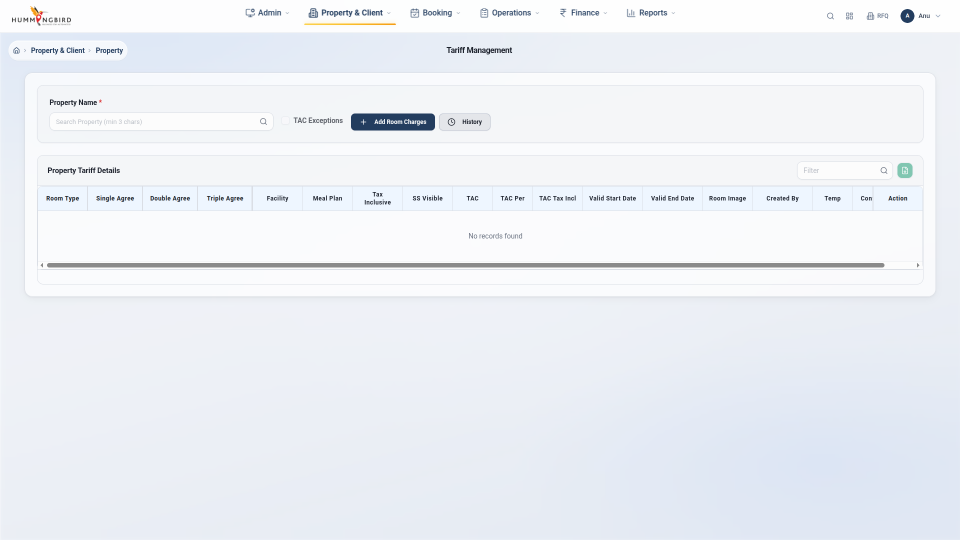
#> input picture assets/bugs/bug_01_checkbox_not_visible_20260929_162950.png, 1920 x 1080 px (shown at 1/2 size); its folder holds only this picture in this run
$ python annotate_bugs.py
#> lines starting #> are read from the running program, lines starting #| are printed output that depends on the picture
### utils/bug_annotator.py
"""
Screenshot Annotation Utility
Annotates bug screenshots with visual markers to highlight issues
"""

from PIL import Image, ImageDraw, ImageFont
import os
from pathlib import Path

class BugAnnotator:
    """Annotate screenshots to highlight bugs"""

    def __init__(self):
        self.colors = {
            'red': '#FF0000',
            'orange': '#FF6600',
            'yellow': '#FFFF00',
            'green': '#00FF00',
            'blue': '#0000FF',
            'white': '#FFFFFF',
            'black': '#000000'
        }

        # Try to load a font, fallback to default
        try:
            self.font_large = ImageFont.truetype("/usr/share/fonts/truetype/dejavu/DejaVuSans-Bold.ttf", 40)
            self.font_medium = ImageFont.truetype("/usr/share/fonts/truetype/dejavu/DejaVuSans-Bold.ttf", 30)
            self.font_small = ImageFont.truetype("/usr/share/fonts/truetype/dejavu/DejaVuSans.ttf", 20)
        except:
            self.font_large = ImageFont.load_default()
            self.font_medium = ImageFont.load_default()
            self.font_small = ImageFont.load_default()

    def draw_rectangle(self, image, coords, color='red', thickness=5):
        """Draw a rectangle to highlight an area"""
        draw = ImageDraw.Draw(image)
        x, y, width, height = coords
        draw.rectangle(
            [(x, y), (x + width, y + height)],
            outline=self.colors[color],
            width=thickness
        )
        return image

    # [10 lines left out: function draw_circle, not called in this run]

    def draw_arrow(self, image, start, end, color='red', thickness=5):
        """Draw an arrow pointing to the bug"""
        draw = ImageDraw.Draw(image)
        x1, y1 = start
        x2, y2 = end

        # Draw line
        draw.line([(x1, y1), (x2, y2)], fill=self.colors[color], width=thickness)

        # Draw arrowhead
        arrow_size = 20
        import math
        angle = math.atan2(y2 - y1, x2 - x1)

        # Left side of arrowhead
        x3 = x2 - arrow_size * math.cos(angle - math.pi / 6)
        y3 = y2 - arrow_size * math.sin(angle - math.pi / 6)

        # Right side of arrowhead
        x4 = x2 - arrow_size * math.cos(angle + math.pi / 6)
        y4 = y2 - arrow_size * math.sin(angle + math.pi / 6)

        draw.polygon([(x2, y2), (x3, y3), (x4, y4)], fill=self.colors[color])

        return image

    def add_text(self, image, text, position, color='red', font_size='medium', background=True):
        """Add text annotation"""
        draw = ImageDraw.Draw(image)
        x, y = position

        font = self.font_medium
        if font_size == 'large':
            font = self.font_large
        elif font_size == 'small':
            font = self.font_small

        # Add background for better readability
        if background:
            # Get text bounding box
            bbox = draw.textbbox((x, y), text, font=font)
            padding = 10
            draw.rectangle(
                [(bbox[0] - padding, bbox[1] - padding),
                 (bbox[2] + padding, bbox[3] + padding)],
                fill=self.colors['white'],
                outline=self.colors[color],
                width=3
            )

        # Draw text
        draw.text((x, y), text, fill=self.colors[color], font=font)

        return image

    def add_banner(self, image, text, position='top'):
        """Add a banner with bug description"""
        draw = ImageDraw.Draw(image)
        width, height = image.size

        banner_height = 80
        if position == 'top':
            y = 0
        else:
            y = height - banner_height

        # Draw banner background
        draw.rectangle(
            [(0, y), (width, y + banner_height)],
            fill=self.colors['red'],
            outline=self.colors['black'],
            width=3
        )

        # Draw text
        text_x = 20
        text_y = y + 20
        draw.text((text_x, text_y), text, fill=self.colors['white'], font=self.font_medium)

        return image

    def annotate_bug(self, image_path, output_path, annotations):
        """
        Annotate a screenshot with bug markers

        annotations = {
            'banner': 'BUG #1: Checkbox not clearly visible',
            'rectangles': [{'coords': (100, 200, 300, 150), 'color': 'red'}],
            'circles': [{'coords': (500, 300, 50), 'color': 'orange'}],
            'arrows': [{'start': (100, 100), 'end': (200, 200), 'color': 'red'}],
            'texts': [{'text': 'Checkbox hidden', 'position': (150, 150), 'color': 'red'}]
        }
        """
        # Open image
        image = Image.open(image_path)
#> image is the input picture: PIL image 1920x1080 RGB; mean R, G, B 236.5, 239.9, 245.2

        # Add banner if provided
        if 'banner' in annotations:
            image = self.add_banner(image, annotations['banner'])
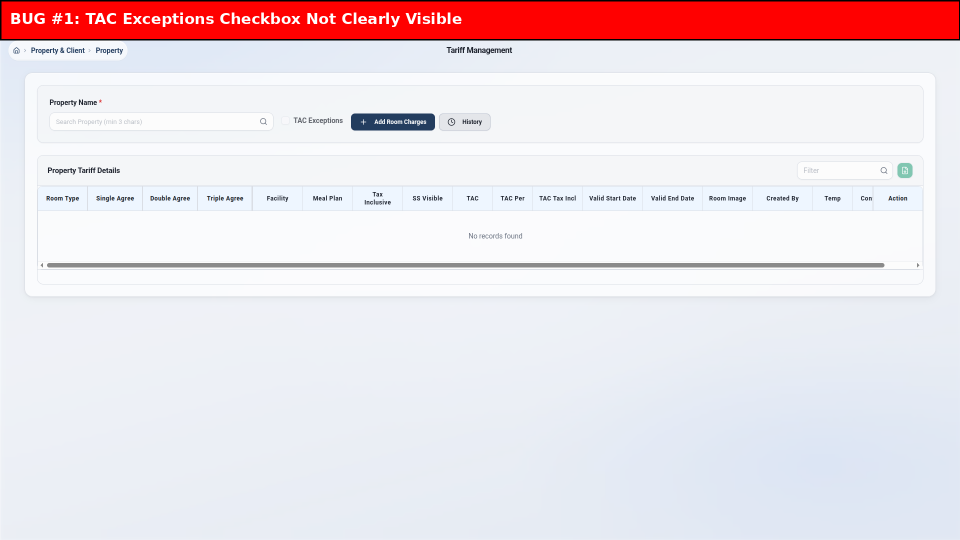
#> image: PIL image 1920x1080 RGB (shown at 1/2 size); mean R, G, B 235.9, 222.5, 227.7

        # Draw rectangles
        if 'rectangles' in annotations:
            for rect in annotations['rectangles']:
                image = self.draw_rectangle(
                    image,
                    rect['coords'],
                    rect.get('color', 'red'),
                    rect.get('thickness', 5)
                )

        # Draw circles
        if 'circles' in annotations:
            for circle in annotations['circles']:
                image = self.draw_circle(
                    image,
                    circle['coords'],
                    circle.get('color', 'red'),
                    circle.get('thickness', 5)
                )

        # Draw arrows
        if 'arrows' in annotations:
            for arrow in annotations['arrows']:
                image = self.draw_arrow(
                    image,
                    arrow['start'],
                    arrow['end'],
                    arrow.get('color', 'red'),
                    arrow.get('thickness', 5)
                )

        # Add text labels
        if 'texts' in annotations:
            for text_info in annotations['texts']:
                image = self.add_text(
                    image,
                    text_info['text'],
                    text_info['position'],
                    text_info.get('color', 'red'),
                    text_info.get('font_size', 'medium')
                )
#> this loop made 2 passes
#> bbox in add_text on passes 1 to 2: (60, 155, 489, 184), (60, 325, 693, 354)

        # Save annotated image
        image.save(output_path, quality=95)
        print(f"✅ Annotated: {output_path}")
        return output_path


# Example usage
# [19 lines that do not run on import are left out]

### annotate_bugs.py
"""
Batch Annotate Existing Bug Screenshots
Run this script to annotate all existing bug screenshots
"""

import os
import sys
from pathlib import Path
import glob

# Add utils to path
sys.path.append(os.path.join(os.path.dirname(__file__), 'utils'))

from utils.bug_annotator import BugAnnotator
from utils.bug_annotation_config import BUG_ANNOTATIONS


def annotate_existing_screenshots():
    """Annotate all existing bug screenshots"""

    annotator = BugAnnotator()

    # Directories
    bugs_dir = "assets/bugs"
    annotated_dir = "assets/bugs_annotated"

    # Create annotated directory
    os.makedirs(annotated_dir, exist_ok=True)

    # Get all bug screenshots
    screenshot_files = glob.glob(os.path.join(bugs_dir, "bug_*.png"))

    print(f"\n📸 Found {len(screenshot_files)} bug screenshots to annotate\n")

    annotated_count = 0
    skipped_count = 0

    for screenshot_path in sorted(screenshot_files):
        filename = os.path.basename(screenshot_path)

        # Extract bug name (e.g., 'bug_01_checkbox_not_visible' from 'bug_01_checkbox_not_visible_20260929_162039.png')
        parts = filename.split('_')

        # Try different patterns to match bug name
        bug_patterns = [
            f"{parts[0]}_{parts[1]}_{parts[2]}",  # bug_01_checkbox
            f"{parts[0]}_{parts[1]}_{parts[2]}_{parts[3]}",  # bug_01_checkbox_not
            f"{parts[0]}_{parts[1]}_{parts[2]}_{parts[3]}_{parts[4]}",  # Full name
        ]

        bug_name = None
        for pattern in bug_patterns:
            if pattern in BUG_ANNOTATIONS:
                bug_name = pattern
                break

        if not bug_name:
            print(f"⚠️  Skipped (no annotation config): {filename}")
            skipped_count += 1
            continue

        # Generate output filename
        output_filename = filename.replace('.png', '_ANNOTATED.png')
        output_path = os.path.join(annotated_dir, output_filename)

        # Skip if already annotated
        if os.path.exists(output_path):
            print(f"⏭️  Already annotated: {output_filename}")
            continue

        try:
            # Annotate
            annotator.annotate_bug(
                image_path=screenshot_path,
                output_path=output_path,
                annotations=BUG_ANNOTATIONS[bug_name]
            )
            annotated_count += 1

        except Exception as e:
            print(f"❌ Error annotating {filename}: {e}")

    print(f"\n" + "="*60)
    print(f"✅ Successfully annotated: {annotated_count} screenshots")
    print(f"⚠️  Skipped (no config): {skipped_count} screenshots")
    print(f"📁 Annotated screenshots saved to: {annotated_dir}/")
    print("="*60 + "\n")

    # Generate index HTML
    generate_comparison_html(bugs_dir, annotated_dir)


def generate_comparison_html(bugs_dir, annotated_dir):
    """Generate HTML page to compare original and annotated screenshots"""
#> called with bugs_dir = 'assets/bugs', annotated_dir = 'assets/bugs_annotated'

    html_content = """<!DOCTYPE html>
<html lang="en">
<head>
    <meta charset="UTF-8">
    <meta name="viewport" content="width=device-width, initial-scale=1.0">
    <title>Bug Screenshots - Before & After Annotation</title>
    <style>
        * { margin: 0; padding: 0; box-sizing: border-box; }
        body {
            font-family: 'Segoe UI', Tahoma, Geneva, Verdana, sans-serif;
            background: #f5f5f5;
            padding: 20px;
        }
        h1 {
            text-align: center;
            color: #333;
            margin-bottom: 30px;
            padding: 20px;
            background: white;
            border-radius: 10px;
            box-shadow: 0 2px 10px rgba(0,0,0,0.1);
        }
        .comparison-grid {
            display: grid;
            gap: 30px;
            max-width: 1800px;
            margin: 0 auto;
        }
        .bug-comparison {
            background: white;
            border-radius: 10px;
            padding: 20px;
            box-shadow: 0 2px 15px rgba(0,0,0,0.1);
        }
        .bug-title {
            font-size: 1.3em;
            font-weight: bold;
            color: #d32f2f;
            margin-bottom: 15px;
            padding-bottom: 10px;
            border-bottom: 3px solid #d32f2f;
        }
        .images-container {
            display: grid;
            grid-template-columns: 1fr 1fr;
            gap: 20px;
        }
        .image-section {
            text-align: center;
        }
        .image-label {
            font-weight: bold;
            margin-bottom: 10px;
            padding: 8px;
            border-radius: 5px;
        }
        .original-label {
            background: #ff9800;
            color: white;
        }
        .annotated-label {
            background: #4caf50;
            color: white;
        }
        img {
            max-width: 100%;
            height: auto;
            border: 2px solid #ddd;
            border-radius: 5px;
            box-shadow: 0 2px 8px rgba(0,0,0,0.1);
            cursor: zoom-in;
        }
        img:hover {
            transform: scale(1.02);
            transition: transform 0.3s;
        }
        .stats {
            text-align: center;
            background: white;
            padding: 20px;
            margin-bottom: 30px;
            border-radius: 10px;
            box-shadow: 0 2px 10px rgba(0,0,0,0.1);
        }
        .stats span {
            display: inline-block;
            margin: 0 20px;
            font-size: 1.2em;
        }
        .legend {
            background: #fff3cd;
            padding: 15px;
            border-left: 4px solid #ff9800;
            margin-bottom: 30px;
            border-radius: 5px;
        }
        .legend h3 {
            color: #856404;
            margin-bottom: 10px;
        }
        .legend ul {
            list-style: none;
            padding-left: 20px;
        }
        .legend li {
            margin: 5px 0;
        }
        .modal {
            display: none;
            position: fixed;
            z-index: 1000;
            left: 0;
            top: 0;
            width: 100%;
            height: 100%;
            background: rgba(0,0,0,0.9);
            cursor: zoom-out;
        }
        .modal img {
            position: absolute;
            top: 50%;
            left: 50%;
            transform: translate(-50%, -50%);
            max-width: 95%;
            max-height: 95%;
            cursor: zoom-out;
        }
    </style>
    <script>
        function openModal(imgSrc) {
            const modal = document.getElementById('imageModal');
            const modalImg = document.getElementById('modalImage');
            modal.style.display = 'block';
            modalImg.src = imgSrc;
        }

        function closeModal() {
            document.getElementById('imageModal').style.display = 'none';
        }
    </script>
</head>
<body>
    <h1>🐛 Bug Screenshots - Original vs Annotated</h1>

    <div class="stats">
        <span>📸 Total Bugs: <strong id="bugCount">0</strong></span>
        <span>✏️ Annotated: <strong id="annotatedCount">0</strong></span>
    </div>

    <div class="legend">
        <h3>📝 Annotation Legend</h3>
        <ul>
            <li>🔴 <strong>Red Rectangle/Circle:</strong> Main bug location</li>
            <li>🟠 <strong>Orange:</strong> Secondary issues or warnings</li>
            <li>🟢 <strong>Green Text:</strong> Expected/correct behavior</li>
            <li>➡️ <strong>Arrows:</strong> Point to specific problem areas</li>
            <li>📋 <strong>Top Banner:</strong> Bug ID and description</li>
        </ul>
    </div>

    <div class="comparison-grid" id="comparisonGrid">
        <!-- Bug comparisons will be inserted here -->
    </div>

    <!-- Modal for full-size image view -->
    <div id="imageModal" class="modal" onclick="closeModal()">
        <img id="modalImage" src="">
    </div>

    <script>
        // Bug data will be inserted here
        const bugData = [
"""

    # Find all annotated screenshots
    annotated_files = glob.glob(os.path.join(annotated_dir, "*_ANNOTATED.png"))
    bug_data = []

    for annotated_path in sorted(annotated_files):
        annotated_filename = os.path.basename(annotated_path)
        original_filename = annotated_filename.replace('_ANNOTATED', '')
        original_path = os.path.join(bugs_dir, original_filename)

        if os.path.exists(original_path):
            # Extract bug name
            parts = original_filename.replace('.png', '').split('_')
            bug_id = f"{parts[0]}_{parts[1]}"  # bug_01, bug_02, etc.
            bug_name = '_'.join(parts[:5]) if len(parts) >= 5 else '_'.join(parts[:4])

            bug_data.append({
                'id': bug_id.upper(),
                'name': bug_name.replace('_', ' ').title(),
                'original': f"../{original_path}",
                'annotated': f"../{annotated_path}"
            })

    # Add bug data to HTML
    for bug in bug_data:
        html_content += f"""
            {{
                id: "{bug['id']}",
                name: "{bug['name']}",
                original: "{bug['original']}",
                annotated: "{bug['annotated']}"
            }},
"""

    html_content += """
        ];

        // Populate the page
        document.getElementById('bugCount').textContent = bugData.length;
        document.getElementById('annotatedCount').textContent = bugData.length;

        const grid = document.getElementById('comparisonGrid');

        bugData.forEach(bug => {
            const bugDiv = document.createElement('div');
            bugDiv.className = 'bug-comparison';
            bugDiv.innerHTML = `
                <div class="bug-title">${bug.id}: ${bug.name}</div>
                <div class="images-container">
                    <div class="image-section">
                        <div class="image-label original-label">📸 Original Screenshot</div>
                        <img src="${bug.original}" alt="${bug.id} Original" onclick="openModal('${bug.original}')">
                    </div>
                    <div class="image-section">
                        <div class="image-label annotated-label">✏️ Annotated (Bug Highlighted)</div>
                        <img src="${bug.annotated}" alt="${bug.id} Annotated" onclick="openModal('${bug.annotated}')">
                    </div>
                </div>
            `;
            grid.appendChild(bugDiv);
        });
    </script>
</body>
</html>
"""

    # Save HTML file
    html_path = "bug_screenshots_comparison.html"
    with open(html_path, 'w', encoding='utf-8') as f:
        f.write(html_content)

    print(f"\n📄 Comparison HTML generated: {html_path}")
    print(f"   Open this file in a browser to view all bug screenshots!\n")


if __name__ == "__main__":
    print("\n" + "="*60)
    print("🎨 Bug Screenshot Annotator")
    print("="*60)
    annotate_existing_screenshots()
